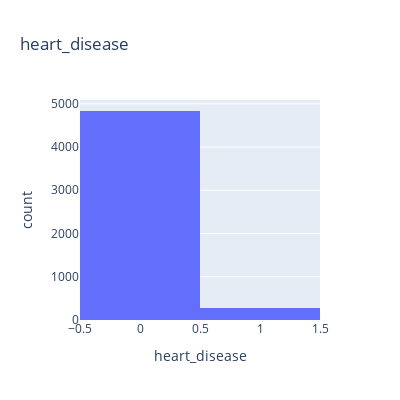

The notebook cell this image was saved under:
### Markdown cell above
#### Heart Disease

### Code cell
print (f'{round(df["heart_disease"].value_counts(normalize=True)*100,2)}')
fig = px.histogram(df, x="heart_disease", title='heart_disease', width=400, height=400)
fig.show()

### Figure 1 — Plotly figure (JSON) as saved in the notebook; plotly's stock layout.template omitted (floating-point values rounded to 4 significant figures; data arrays with more than 128 entries replaced by an {"elided": "..."} marker saying what was removed)
{"data": [{"alignmentgroup": "True", "bingroup": "x", "hovertemplate": "heart_disease=%{x}<br>count=%{y}<extra></extra>", "legendgroup": "", "marker": {"color": "#636efa", "pattern": {"shape": ""}}, "name": "", "offsetgroup": "", "orientation": "v", "showlegend": false, "type": "histogram", "x": {"elided": "5110 int values"}, "xaxis": "x", "yaxis": "y"}], "layout": {"barmode": "relative", "height": 400, "legend": {"tracegroupgap": 0}, "title": {"text": "heart_disease"}, "width": 400, "xaxis": {"anchor": "y", "domain": [0, 1], "title": {"text": "heart_disease"}}, "yaxis": {"anchor": "x", "domain": [0, 1], "title": {"text": "count"}}}}
